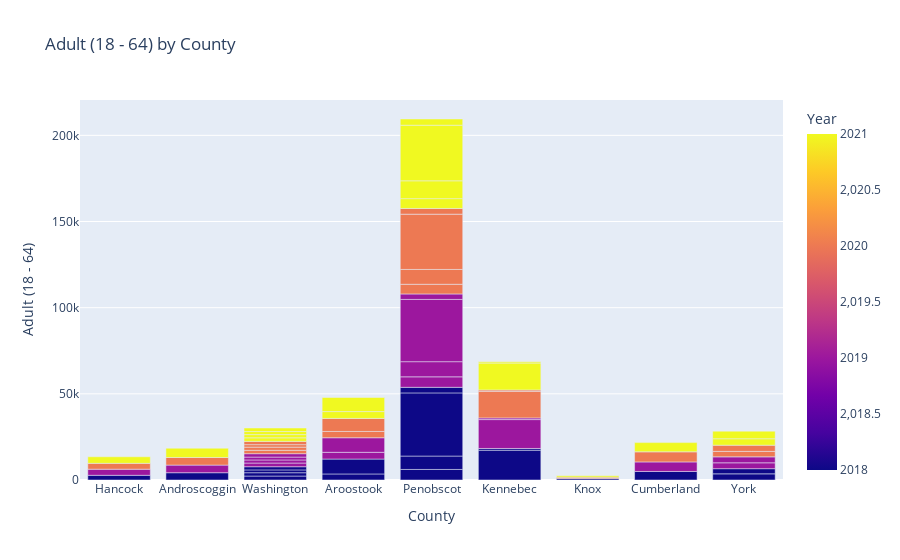

Notebook cell for this chart:
### Code cell
import pandas as pd
import matplotlib.pyplot as plt
import plotly.express as px
# Bar chart with day against tip
fig = px.bar(dep_var, x="County", y="Adult (18 - 64)", color="Year",
                                    title="Adult (18 - 64) by County")
fig.show()

### Figure 1 — Plotly figure (JSON) as saved in the notebook; plotly's stock layout.template omitted (floating-point values rounded to 4 significant figures)
{"data": [{"alignmentgroup": "True", "hovertemplate": "County=%{x}<br>Adult (18 - 64)=%{y}<br>Year=%{marker.color}<extra></extra>", "legendgroup": "", "marker": {"color": [2018, 2018, 2018, 2018, 2018, 2018, 2018, 2018, 2018, 2018, 2018, 2018, 2018, 2018, 2018, 2018, 2018, 2018, 2019, 2019, 2019, 2019, 2019, 2019, 2019, 2019, 2019, 2019, 2019, 2019, 2019, 2019, 2019, 2019, 2019, 2020, 2020, 2020, 2020, 2020, 2020, 2020, 2020, 2020, 2020, 2020, 2020, 2020, 2020, 2020, 2020, 2020, 2020, 2021, 2021, 2021, 2021, 2021, 2021, 2021, 2021, 2021, 2021, 2021, 2021, 2021, 2021, 2021, 2021, 2021, 2021], "coloraxis": "coloraxis", "pattern": {"shape": ""}}, "name": "", "offsetgroup": "", "orientation": "v", "showlegend": false, "textposition": "auto", "type": "bar", "x": ["Hancock", "Androscoggin", "Washington", "Aroostook", "Washington", "Penobscot", "Kennebec", "Knox", "Penobscot", "Kennebec", "Penobscot", "Aroostook", "Cumberland", "Washington", "York", "Penobscot", "Washington", "York", "Hancock", "Androscoggin", "Washington", "Aroostook", "Washington", "Penobscot", "Kennebec", "Penobscot", "Kennebec", "Penobscot", "Aroostook", "Cumberland", "Washington", "York", "Penobscot", "Washington", "York", "Hancock", "Androscoggin", "Washington", "Aroostook", "Washington", "Penobscot", "Kennebec", "Knox", "Penobscot", "Kennebec", "Penobscot", "Aroostook", "Cumberland", "Washington", "York", "Penobscot", "Washington", "York", "Hancock", "Androscoggin", "Washington", "Aroostook", "Washington", "Penobscot", "Kennebec", "Knox", "Penobscot", "Kennebec", "Penobscot", "Aroostook", "Cumberland", "Washington", "York", "Penobscot", "Washington", "York"], "xaxis": "x", "y": [2725, 4231, 2298, 3517, 1922, 6122, 17286, 811, 7778, 1011, 36644, 8627, 4956, 1642, 3575, 3237, 1840, 2992, 3534, 4405, 2141, 3933, 1795, 6089, 16767, 8789, 972, 36139, 8449, 5543, 1662, 3416, 3173, 1966, 3449, 3403, 4429, 1963, 3642, 1847, 5612, 15425, 844, 8605, 797, 32069, 7560, 5840, 1445, 3182, 3309, 1887, 3580, 3807, 5379, 2082, 3976, 1847, 5716, 15613, 846, 10344, 686, 32270, 8179, 5350, 1782, 3743, 3593, 2058, 4413], "yaxis": "y"}], "layout": {"barmode": "relative", "coloraxis": {"colorbar": {"title": {"text": "Year"}}, "colorscale": [[0, "#0d0887"], [0.1111, "#46039f"], [0.2222, "#7201a8"], [0.3333, "#9c179e"], [0.4444, "#bd3786"], [0.5556, "#d8576b"], [0.6667, "#ed7953"], [0.7778, "#fb9f3a"], [0.8889, "#fdca26"], [1, "#f0f921"]]}, "legend": {"tracegroupgap": 0}, "title": {"text": "Adult (18 - 64) by County"}, "xaxis": {"anchor": "y", "domain": [0, 1], "title": {"text": "County"}}, "yaxis": {"anchor": "x", "domain": [0, 1], "title": {"text": "Adult (18 - 64)"}}}}
